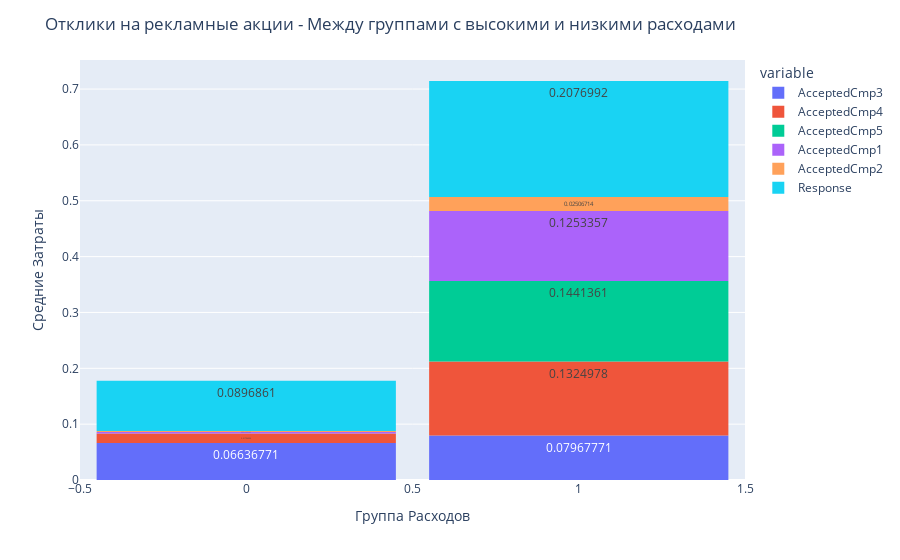

The notebook cell saved with this chart:
### Markdown cell above
- Затраты по категориям продуктов между группами с высокими и низкими расходами показывают перевес в сторону группы с высокими затратами.  Группа с высокими расходами (правый столбец) демонстрирует более высокие средние затраты по всем категориям продуктов по сравнению с группой с низкими расходами (левый столбец). Группа с высокими расходами тратит больше на вина и фрукты, чем группа с низкими расходами. График дает ценную информацию о различиях в покупательском поведении и структуре расходов между группами потребителей с высокими и низкими общими расходами

### Code cell
# Создание фигуры
fig = px.histogram(df, 
                   x='Spend_Group', 
                   y=['AcceptedCmp3', 'AcceptedCmp4', 'AcceptedCmp5', 'AcceptedCmp1','AcceptedCmp2', 'Response'],
                   histfunc='avg',
                   nbins=2,
                   text_auto=True)

# Настройка макета
fig.update_layout(
    title='Отклики на рекламные акции - Между группами с высокими и низкими расходами',
    xaxis_title='Группа Расходов',
    yaxis_title='Средние Затраты',
    bargap=0.1
)

# Отображение графика
fig.show()

### Figure 1 — Plotly figure (JSON) as saved in the notebook; plotly's stock layout.template omitted (floating-point values rounded to 4 significant figures; data arrays with more than 128 entries replaced by an {"elided": "..."} marker saying what was removed)
{"data": [{"alignmentgroup": "True", "bingroup": "x", "histfunc": "avg", "hovertemplate": "variable=AcceptedCmp3<br>Spend_Group=%{x}<br>avg of value=%{y}<extra></extra>", "legendgroup": "AcceptedCmp3", "marker": {"color": "#636efa", "pattern": {"shape": ""}}, "name": "AcceptedCmp3", "nbinsx": 2, "offsetgroup": "AcceptedCmp3", "orientation": "v", "showlegend": true, "texttemplate": "%{value}", "type": "histogram", "x": {"elided": "2232 int values"}, "xaxis": "x", "y": {"elided": "2232 int values"}, "yaxis": "y"}, {"alignmentgroup": "True", "bingroup": "x", "histfunc": "avg", "hovertemplate": "variable=AcceptedCmp4<br>Spend_Group=%{x}<br>avg of value=%{y}<extra></extra>", "legendgroup": "AcceptedCmp4", "marker": {"color": "#EF553B", "pattern": {"shape": ""}}, "name": "AcceptedCmp4", "nbinsx": 2, "offsetgroup": "AcceptedCmp4", "orientation": "v", "showlegend": true, "texttemplate": "%{value}", "type": "histogram", "x": {"elided": "2232 int values"}, "xaxis": "x", "y": {"elided": "2232 int values"}, "yaxis": "y"}, {"alignmentgroup": "True", "bingroup": "x", "histfunc": "avg", "hovertemplate": "variable=AcceptedCmp5<br>Spend_Group=%{x}<br>avg of value=%{y}<extra></extra>", "legendgroup": "AcceptedCmp5", "marker": {"color": "#00cc96", "pattern": {"shape": ""}}, "name": "AcceptedCmp5", "nbinsx": 2, "offsetgroup": "AcceptedCmp5", "orientation": "v", "showlegend": true, "texttemplate": "%{value}", "type": "histogram", "x": {"elided": "2232 int values"}, "xaxis": "x", "y": {"elided": "2232 int values"}, "yaxis": "y"}, {"alignmentgroup": "True", "bingroup": "x", "histfunc": "avg", "hovertemplate": "variable=AcceptedCmp1<br>Spend_Group=%{x}<br>avg of value=%{y}<extra></extra>", "legendgroup": "AcceptedCmp1", "marker": {"color": "#ab63fa", "pattern": {"shape": ""}}, "name": "AcceptedCmp1", "nbinsx": 2, "offsetgroup": "AcceptedCmp1", "orientation": "v", "showlegend": true, "texttemplate": "%{value}", "type": "histogram", "x": {"elided": "2232 int values"}, "xaxis": "x", "y": {"elided": "2232 int values"}, "yaxis": "y"}, {"alignmentgroup": "True", "bingroup": "x", "histfunc": "avg", "hovertemplate": "variable=AcceptedCmp2<br>Spend_Group=%{x}<br>avg of value=%{y}<extra></extra>", "legendgroup": "AcceptedCmp2", "marker": {"color": "#FFA15A", "pattern": {"shape": ""}}, "name": "AcceptedCmp2", "nbinsx": 2, "offsetgroup": "AcceptedCmp2", "orientation": "v", "showlegend": true, "texttemplate": "%{value}", "type": "histogram", "x": {"elided": "2232 int values"}, "xaxis": "x", "y": {"elided": "2232 int values"}, "yaxis": "y"}, {"alignmentgroup": "True", "bingroup": "x", "histfunc": "avg", "hovertemplate": "variable=Response<br>Spend_Group=%{x}<br>avg of value=%{y}<extra></extra>", "legendgroup": "Response", "marker": {"color": "#19d3f3", "pattern": {"shape": ""}}, "name": "Response", "nbinsx": 2, "offsetgroup": "Response", "orientation": "v", "showlegend": true, "texttemplate": "%{value}", "type": "histogram", "x": {"elided": "2232 int values"}, "xaxis": "x", "y": {"elided": "2232 int values"}, "yaxis": "y"}], "layout": {"bargap": 0.1, "barmode": "relative", "legend": {"title": {"text": "variable"}, "tracegroupgap": 0}, "margin": {"t": 60}, "title": {"text": "Отклики на рекламные акции - Между группами с высокими и низкими расходами"}, "xaxis": {"anchor": "y", "domain": [0, 1], "title": {"text": "Группа Расходов"}}, "yaxis": {"anchor": "x", "domain": [0, 1], "title": {"text": "Средние Затраты"}}}}
